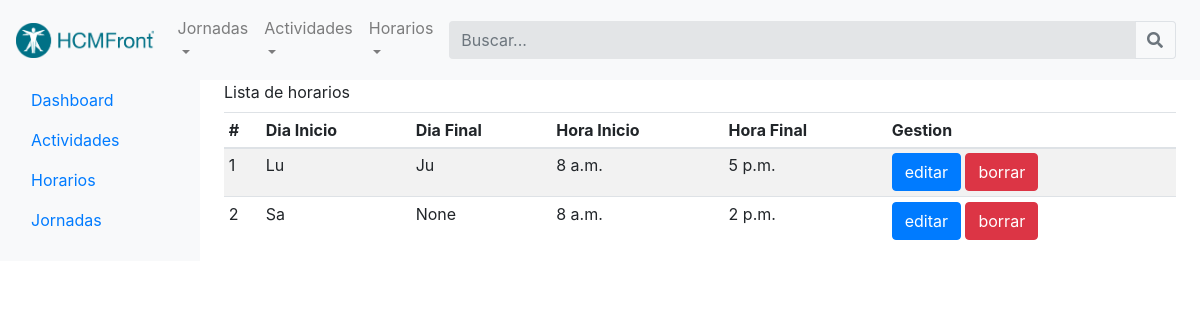
The app's page /horario/lst with its own data.
### horario/models.py (models this page shows, shortened)
class HorarioClass(models.Model):
	dia_inicio = models.CharField(max_length=2,choices=DIAS)
	dia_fin    = models.CharField(max_length=2,choices=DIAS, blank=True,null=True)
	hora_inicio= models.TimeField()
	hora_fin   = models.TimeField()

### horario/views.py (the view)
class HorarioListView(generic.ListView):
	model = HorarioClass
	template_name = 'horario/lista_horario.html'

### horario/templates/horario/lista_horario.html (shortened to what this page needs)
{% extends 'base/base.html'%}
{% block content %}
<div class="table-responsive ">
	<label>Lista de horarios</label>
        <table class="table table-striped table-sm">
          <thead>
            <tr>
              <th>#</th>
              <th>Dia Inicio</th>
              <th>Dia Final</th>
              <th>Hora Inicio</th>
              <th>Hora Final</th>
              <th>Gestion</th>
            </tr>
          </thead>
          <tbody>
          {% if object_list %}
             {% for item in object_list %}
	            <tr>
	              <td>{{item.id}}</td>
	              <td>{{item.dia_inicio}}</td>
	              <td>{{item.dia_fin}}</td>
	              <td>{{item.hora_inicio}}</td>
	              <td>{{item.hora_fin}}</td>
	              <td>
	              	<a class="btn btn-primary" href="{% url 'horario:editar_horario' item.id %}">editar
	                </a>
	              	<a class="btn btn-danger" href="{% url 'horario:eliminar_horario' item.id%}" >borrar</a>
	              </td>
	            </tr>
	         {% endfor %}
          {% endif %}
          </tbody>
        </table>
      </div>
{% endblock %}

### records on screen
HorarioClass: id "1", dia_inicio "Lu", dia_fin "Ju", hora_inicio "8 a.m.", hora_fin "5 p.m."
HorarioClass: id "2", dia_inicio "Sa", dia_fin "None", hora_inicio "8 a.m.", hora_fin "2 p.m."
